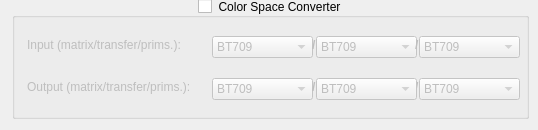
        <widget class="QWidget" name="VSColorsTab">
         <attribute name="title">
          <string>Colors</string>
         </attribute>
         <widget class="QGroupBox" name="ColorPropsGB">
          <property name="geometry">
           <rect>
            <x>12</x>
            <y>-2</y>
            <width>517</width>
            <height>121</height>
           </rect>
          </property>
          <property name="toolTip">
           <string>Converts the video to a different color space.</string>
          </property>
          <property name="title">
           <string>Color Space Converter</string>
          </property>
          <property name="alignment">
           <set>Qt::AlignCenter</set>
          </property>
          <property name="checkable">
           <bool>true</bool>
          </property>
          <property name="checked">
           <bool>false</bool>
          </property>
          <widget class="QLabel" name="InputColorsLabel">
           <property name="geometry">
            <rect>
             <x>15</x>
             <y>39</y>
             <width>181</width>
             <height>16</height>
            </rect>
           </property>
           <property name="text">
            <string>Input (matrix/transfer/prims.):</string>
           </property>
          </widget>
          <widget class="QLabel" name="OutputColorsLabel">
           <property name="geometry">
            <rect>
             <x>15</x>
             <y>81</y>
             <width>191</width>
             <height>16</height>
            </rect>
           </property>
           <property name="text">
            <string>Output (matrix/transfer/prims.):</string>
           </property>
          </widget>
          <widget class="QComboBox" name="InputMatrixDD">
           <property name="geometry">
            <rect>
             <x>200</x>
             <y>38</y>
             <width>101</width>
             <height>22</height>
            </rect>
           </property>
           <property name="focusPolicy">
            <enum>Qt::NoFocus</enum>
           </property>
           <property name="toolTip">
            <string>The input color matrix.</string>
           </property>
           <item>
            <property name="text">
             <string>BT709</string>
            </property>
           </item>
           <item>
            <property name="text">
             <string>FCC</string>
            </property>
           </item>
           <item>
            <property name="text">
             <string>BT470bg</string>
            </property>
           </item>
           <item>
            <property name="text">
             <string>170m</string>
            </property>
           </item>
           <item>
            <property name="text">
             <string>240m</string>
            </property>
           </item>
           <item>
            <property name="text">
             <string>YCgCo</string>
            </property>
           </item>
           <item>
            <property name="text">
             <string>BT2020ncl</string>
            </property>
           </item>
           <item>
            <property name="text">
             <string>BT2020cl</string>
            </property>
           </item>
           <item>
            <property name="text">
             <string>Chromancl</string>
            </property>
           </item>
           <item>
            <property name="text">
             <string>Chromacl</string>
            </property>
           </item>
           <item>
            <property name="text">
             <string>ICtCp</string>
            </property>
           </item>
          </widget>
          <widget class="QComboBox" name="InputTransferDD">
           <property name="geometry">
            <rect>
             <x>304</x>
             <y>38</y>
             <width>101</width>
             <height>22</height>
            </rect>
           </property>
           <property name="focusPolicy">
            <enum>Qt::NoFocus</enum>
           </property>
           <property name="toolTip">
            <string>The input color transfer.</string>
           </property>
           <item>
            <property name="text">
             <string>BT709</string>
            </property>
           </item>
           <item>
            <property name="text">
             <string>BT470m</string>
            </property>
           </item>
           <item>
            <property name="text">
             <string>BT470bg</string>
            </property>
           </item>
           <item>
            <property name="text">
             <string>BT601</string>
            </property>
           </item>
           <item>
            <property name="text">
             <string>240m</string>
            </property>
           </item>
           <item>
            <property name="text">
             <string>Linear</string>
            </property>
           </item>
           <item>
            <property name="text">
             <string>Log100</string>
            </property>
           </item>
           <item>
            <property name="text">
             <string>Log316</string>
            </property>
           </item>
           <item>
            <property name="text">
             <string>Xvycc</string>
            </property>
           </item>
           <item>
            <property name="text">
             <string>SRGB</string>
            </property>
           </item>
           <item>
            <property name="text">
             <string>2020_10</string>
            </property>
           </item>
           <item>
            <property name="text">
             <string>2020_12</string>
            </property>
           </item>
           <item>
            <property name="text">
             <string>ST2084</string>
            </property>
           </item>
           <item>
            <property name="text">
             <string>STD-B67</string>
            </property>
           </item>
          </widget>
          <widget class="QComboBox" name="InputPrimsDD">
           <property name="geometry">
            <rect>
             <x>407</x>
             <y>38</y>
             <width>101</width>
             <height>22</height>
            </rect>
           </property>
           <property name="focusPolicy">
            <enum>Qt::NoFocus</enum>
           </property>
           <property name="toolTip">
            <string>The input primaries.</string>
           </property>
           <item>
            <property name="text">
             <string>BT709</string>
            </property>
           </item>
           <item>
            <property name="text">
             <string>BT470m</string>
            </property>
           </item>
           <item>
            <property name="text">
             <string>BT470bg</string>
            </property>
           </item>
           <item>
            <property name="text">
             <string>170m</string>
            </property>
           </item>
           <item>
            <property name="text">
             <string>240m</string>
            </property>
           </item>
           <item>
            <property name="text">
             <string>Film</string>
            </property>
           </item>
           <item>
            <property name="text">
             <string>BT2020</string>
            </property>
           </item>
           <item>
            <property name="text">
             <string>XYZ</string>
            </property>
           </item>
           <item>
            <property name="text">
             <string>ST431-2</string>
            </property>
           </item>
           <item>
            <property name="text">
             <string>ST432-1</string>
            </property>
           </item>
           <item>
            <property name="text">
             <string>Jedec-p22</string>
            </property>
           </item>
          </widget>
          <widget class="QComboBox" name="OutputMatrixDD">
           <property name="geometry">
            <rect>
             <x>200</x>
             <y>80</y>
             <width>101</width>
             <height>22</height>
            </rect>
           </property>
           <property name="focusPolicy">
            <enum>Qt::NoFocus</enum>
           </property>
           <property name="toolTip">
            <string>The output matrix.</string>
           </property>
           <item>
            <property name="text">
             <string>BT709</string>
            </property>
           </item>
           <item>
            <property name="text">
             <string>FCC</string>
            </property>
           </item>
           <item>
            <property name="text">
             <string>BT470bg</string>
            </property>
           </item>
           <item>
            <property name="text">
             <string>170m</string>
            </property>
           </item>
           <item>
            <property name="text">
             <string>240m</string>
            </property>
           </item>
           <item>
            <property name="text">
             <string>YCgCo</string>
            </property>
           </item>
           <item>
            <property name="text">
             <string>BT2020ncl</string>
            </property>
           </item>
           <item>
            <property name="text">
             <string>BT2020cl</string>
            </property>
           </item>
           <item>
            <property name="text">
             <string>Chromancl</string>
            </property>
           </item>
           <item>
            <property name="text">
             <string>Chromacl</string>
            </property>
           </item>
           <item>
            <property name="text">
             <string>ICtCp</string>
            </property>
           </item>
          </widget>
          <widget class="QLabel" name="Slash2Label">
           <property name="geometry">
            <rect>
             <x>300</x>
             <y>39</y>
             <width>16</width>
             <height>16</height>
            </rect>
           </property>
           <property name="text">
            <string>&lt;html&gt;&lt;head/&gt;&lt;body&gt;&lt;p&gt;&lt;span style=&quot; font-weight:700;&quot;&gt;/&lt;/span&gt;&lt;/p&gt;&lt;/body&gt;&lt;/html&gt;</string>
           </property>
          </widget>
          <widget class="QLabel" name="Slash3Label">
           <property name="geometry">
            <rect>
             <x>403</x>
             <y>39</y>
             <width>16</width>
             <height>16</height>
            </rect>
           </property>
           <property name="text">
            <string>&lt;html&gt;&lt;head/&gt;&lt;body&gt;&lt;p&gt;&lt;span style=&quot; font-weight:700;&quot;&gt;/&lt;/span&gt;&lt;/p&gt;&lt;/body&gt;&lt;/html&gt;</string>
           </property>
          </widget>
          <widget class="QLabel" name="Slash4Label">
           <property name="geometry">
            <rect>
             <x>300</x>
             <y>81</y>
             <width>16</width>
             <height>16</height>
            </rect>
           </property>
           <property name="text">
            <string>&lt;html&gt;&lt;head/&gt;&lt;body&gt;&lt;p&gt;&lt;span style=&quot; font-weight:700;&quot;&gt;/&lt;/span&gt;&lt;/p&gt;&lt;/body&gt;&lt;/html&gt;</string>
           </property>
          </widget>
          <widget class="QLabel" name="Slash5Label">
           <property name="geometry">
            <rect>
             <x>403</x>
             <y>81</y>
             <width>16</width>
             <height>16</height>
            </rect>
           </property>
           <property name="text">
            <string>&lt;html&gt;&lt;head/&gt;&lt;body&gt;&lt;p&gt;&lt;span style=&quot; font-weight:700;&quot;&gt;/&lt;/span&gt;&lt;/p&gt;&lt;/body&gt;&lt;/html&gt;</string>
           </property>
          </widget>
          <widget class="QComboBox" name="OutputTransferDD">
           <property name="geometry">
            <rect>
             <x>304</x>
             <y>80</y>
             <width>101</width>
             <height>22</height>
            </rect>
           </property>
           <property name="focusPolicy">
            <enum>Qt::NoFocus</enum>
           </property>
           <property name="toolTip">
            <string>The output transfer.</string>
           </property>
           <item>
            <property name="text">
             <string>BT709</string>
            </property>
           </item>
           <item>
            <property name="text">
             <string>BT470m</string>
            </property>
           </item>
           <item>
            <property name="text">
             <string>BT470bg</string>
            </property>
           </item>
           <item>
            <property name="text">
             <string>BT601</string>
            </property>
           </item>
           <item>
            <property name="text">
             <string>240m</string>
            </property>
           </item>
           <item>
            <property name="text">
             <string>Linear</string>
            </property>
           </item>
           <item>
            <property name="text">
             <string>Log100</string>
            </property>
           </item>
           <item>
            <property name="text">
             <string>Log316</string>
            </property>
           </item>
           <item>
            <property name="text">
             <string>Xvycc</string>
            </property>
           </item>
           <item>
            <property name="text">
             <string>SRGB</string>
            </property>
           </item>
           <item>
            <property name="text">
             <string>2020_10</string>
            </property>
           </item>
           <item>
            <property name="text">
             <string>2020_12</string>
            </property>
           </item>
           <item>
            <property name="text">
             <string>ST2084</string>
            </property>
           </item>
           <item>
            <property name="text">
             <string>STD-B67</string>
            </property>
           </item>
          </widget>
          <widget class="QComboBox" name="OutputPrimsDD">
           <property name="geometry">
            <rect>
             <x>407</x>
             <y>80</y>
             <width>101</width>
             <height>22</height>
            </rect>
           </property>
           <property name="focusPolicy">
            <enum>Qt::NoFocus</enum>
           </property>
           <property name="toolTip">
            <string>The output primaries.</string>
           </property>
           <item>
            <property name="text">
             <string>BT709</string>
            </property>
           </item>
           <item>
            <property name="text">
             <string>BT470m</string>
            </property>
           </item>
           <item>
            <property name="text">
             <string>BT470bg</string>
            </property>
           </item>
           <item>
            <property name="text">
             <string>170m</string>
            </property>
           </item>
           <item>
            <property name="text">
             <string>240m</string>
            </property>
           </item>
           <item>
            <property name="text">
             <string>Film</string>
            </property>
           </item>
           <item>
            <property name="text">
             <string>BT2020</string>
            </property>
           </item>
           <item>
            <property name="text">
             <string>XYZ</string>
            </property>
           </item>
           <item>
            <property name="text">
             <string>ST431-2</string>
            </property>
           </item>
           <item>
            <property name="text">
             <string>ST432-1</string>
            </property>
           </item>
           <item>
            <property name="text">
             <string>Jedec-p22</string>
            </property>
           </item>
          </widget>
         </widget>
        </widget>
